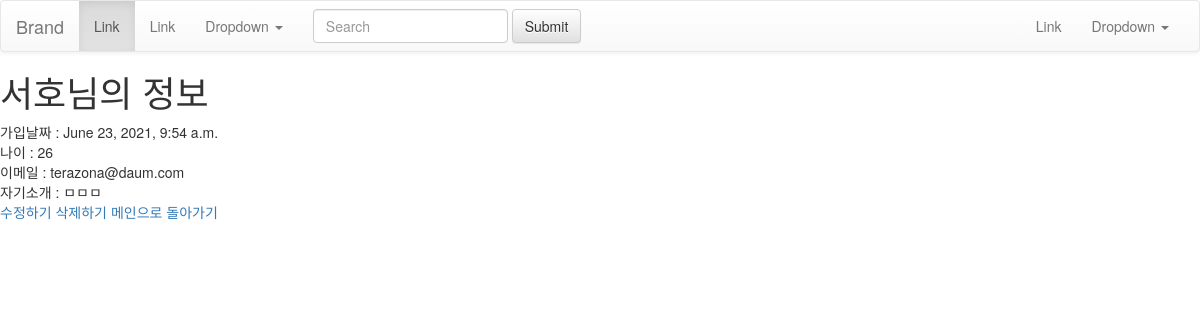
Screenshot of //11 with the database file from the repository.
### signup/models.py (models this page shows, shortened)
class Signup(models.Model):
    name = models.CharField(max_length=100)
    age = models.IntegerField()
    pub_date = models.DateTimeField()
    email = models.EmailField(max_length=100)
    introduce = models.TextField()
    image = models.ImageField(upload_to='image/',default="")

### signup/views.py (the view)
# urls.py: path('<str:id>',views.detail,name="detail"),
def detail(request,id):
    signup = get_object_or_404(Signup, pk = id)
    return render (request,'detail.html',{'signup':signup})

### signup/templates/detail.html (shortened to what this page needs)
{% extends 'base.html' %}
{% block contents %}
<!DOCTYPE html>
<html lang="en">
<head>
</head>
<body>
    <h1>{{signup.name}}님의 정보</h1>
    가입날짜 : {{signup.pub_date}}<br>
    나이 : {{signup.age}}<br>
    이메일 : {{signup.email}}<br>
    자기소개 : {{signup.introduce}}<br>
    <a href="{% url 'edit' signup.id %}">수정하기</a>
    <a href="{% url 'delete' signup.id %}">삭제하기</a>
    <a href="{% url 'back' signup.id %}">메인으로 돌아가기</a>
{% endblock %}

### rows the page displays
Signup: name "서호", pub_date "June 23, 2021, 9:54 a.m.", age "26", email "terazona@daum.com", introduce "ㅁㅁㅁ"
